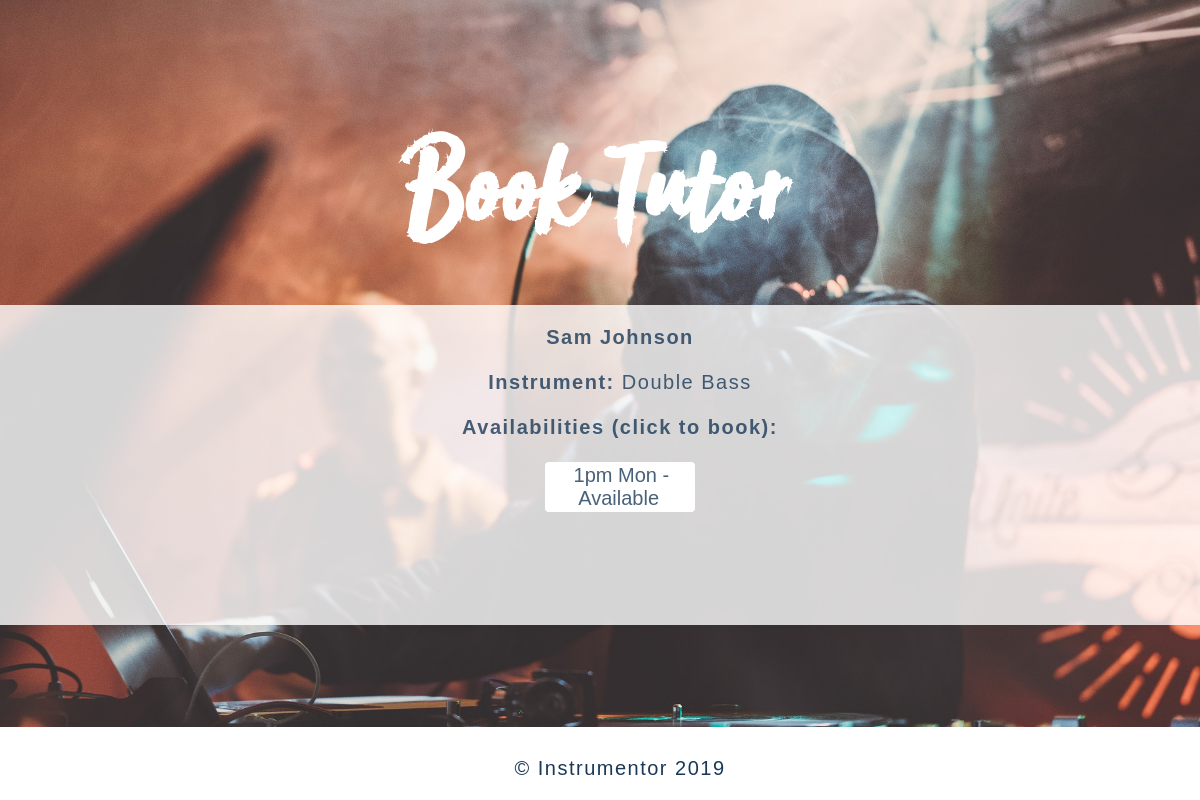
/home/book/8, run on an earlier commit of the app's database.
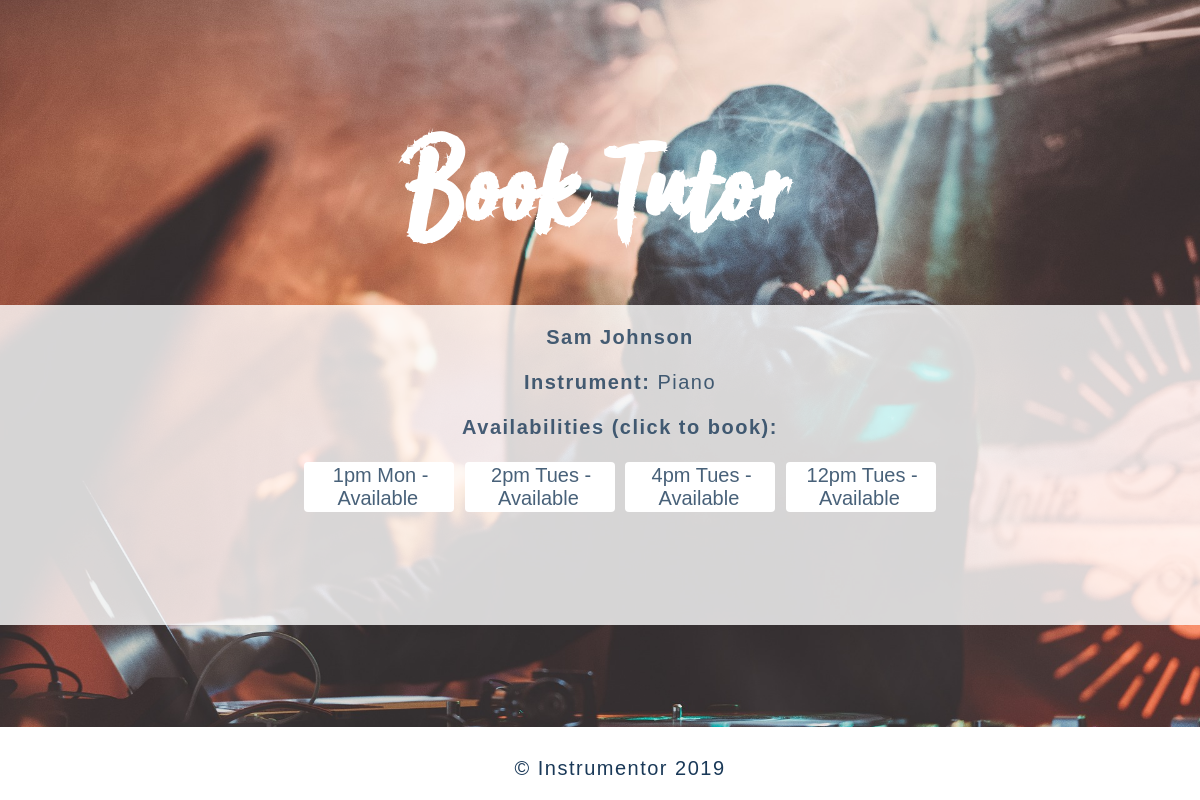
And on a later commit of the database.
### home/models.py (models this page shows, shortened)
class Tutor(models.Model):
    profile_pic = models.ImageField(upload_to="images/", default="concert.jpg") # pip3 install pillow
    name = models.CharField(max_length=150)
    experience = models.TextField(null=True, blank=True)
    instrument_avail = models.BooleanField(null=True, blank=True)
    price = models.DecimalField(max_digits=8, decimal_places=2, blank=True, null=True)
    instrument = models.ForeignKey('Instrument', on_delete=models.SET_NULL, null=True)
    user = models.OneToOneField(User, on_delete=models.CASCADE, null=False, primary_key=True)

class Instrument(models.Model):
    name = models.CharField(max_length=150)
    def __str__(self):
        return self.name

class Availability(models.Model):
    tutor = models.ForeignKey(Tutor, on_delete=models.CASCADE)
    hour = models.ForeignKey(Hour, on_delete=models.CASCADE)
    available = models.BooleanField(default=False)
    def __str__(self):
        if self.available:
            return self.hour.hour + ' ' \
                + self.hour.day_of_week + ' - Available'
        else:
            return 'Sorry no availabilities'

class Hour(models.Model):
    DAYS =(
    ('Mon','Monday'),
    ('Tues','Tuesday'),
    ('Wed','Wednesday'),
    ('Thurs','Thursday'),
    ('Fri','Friday'),
    ('Sat','Saturday'),
    ('Sun','Sunday',)
    )
    hour = models.CharField(max_length=8)
    day_of_week = models.CharField(choices=DAYS, max_length=10)

### home/views.py (the view)
# urls.py: path('book/<pk>', views.book, name = 'book'),
def book(request, pk):
    tutor = get_object_or_404(Tutor, pk=pk)
    tutors = Tutor.objects.all()
    avail = Availability.objects.all()
    return render(request, 'book.html', {
        'tutors': tutors, 'avail': avail, 'tutor': tutor})

### home/templates/book.html
{% include "base.html" %}
{% load static  %}
{% block header %}
  <h1 id="home">Book Tutor</h1>
{% endblock %}
{% block profile %}
<section class="content3">
  <div class="btn-group2">
    <ul>
      <p><b>{{tutor.user.first_name|capfirst}} {{tutor.user.last_name|capfirst}}</b></p>
      <p><b>Instrument:</b> {{ tutor.instrument}}</p>
      <p><b>Availabilities (click to book):</b></p>
        {% for avail in avail %}
        {% if avail.available == True %}
            <button class="button2">
              <a href="{% url 'booking' avail.pk %}">{{ avail }}</a>
            </button>
      {% endif %}
    {% endfor %}
    <br>
    </ul>
    <br><br>
    </div>
</section>
{% endblock %}

### home/templates/base.html (shortened to what this page needs)
{% load static %}
<html lang="en-US">
     <head>
        {% load static %}
        <link rel="stylesheet" id="style" href="{% static 'style.css' %}" type="text/css" media="all">
     </head>
  <header>
    {% block body %}
        <br>
          <footer>
          <p>&copy; Instrumentor 2019</p>
          </footer>
    {% endblock %}
</html>

### static/style.css (style rules this page uses)
body h1 { margin: 0; font-size: 10vw; padding: 150px 10px 60px 0; line-height: 50px; font-family: 'Sun Valley'; text-align: center; color: white; }
body p { font-size: 20px; }
.btn-group2 { width: 100%; flex-wrap: wrap; display:inline-block; padding-bottom: 20px; }
.btn-group2 .button2 { background-color: white; color: rgba(16, 57, 90, 0.7); cursor: pointer; width: 150px; height: 50px; border-radius: 4px; border: none; text-align: center; font-size: 18px; margin: 2px; }
a { color: rgba(26, 57, 88, 0.8); text-decoration: none; font-size:20px; padding:2%; }
header { text-align:center; min-height:200px; color: white; margin:0; padding-bottom: 50px; }
header p { text-align:center; }
.content3 { margin-top: 20px; color: rgba(26, 57, 88, 0.8); background-color:rgba(255, 255, 255, 0.8); width:100%; min-height: 40%; overflow: auto; }
.content3 ul { decoration: none; }
footer { padding: 0 10px 0 10px; background-color: white; position:fixed; bottom: 0; margin: auto; width: 100%; text-align: left; font-size: 4px; line-height: 1.4; overflow:hidden; padding: 20px 0 10px 20px; color:#1A3958; font-size: 12px; line-height: 3px; }

What changed in the data, as far as the page shows it:
changed Tutor "Sam": instrument "Double Bass" → "Piano"
added Availability: available+hour "2pm Tues - Available"
added Availability: available+hour "4pm Tues - Available"
added Availability: available+hour "12pm Tues - Available"
